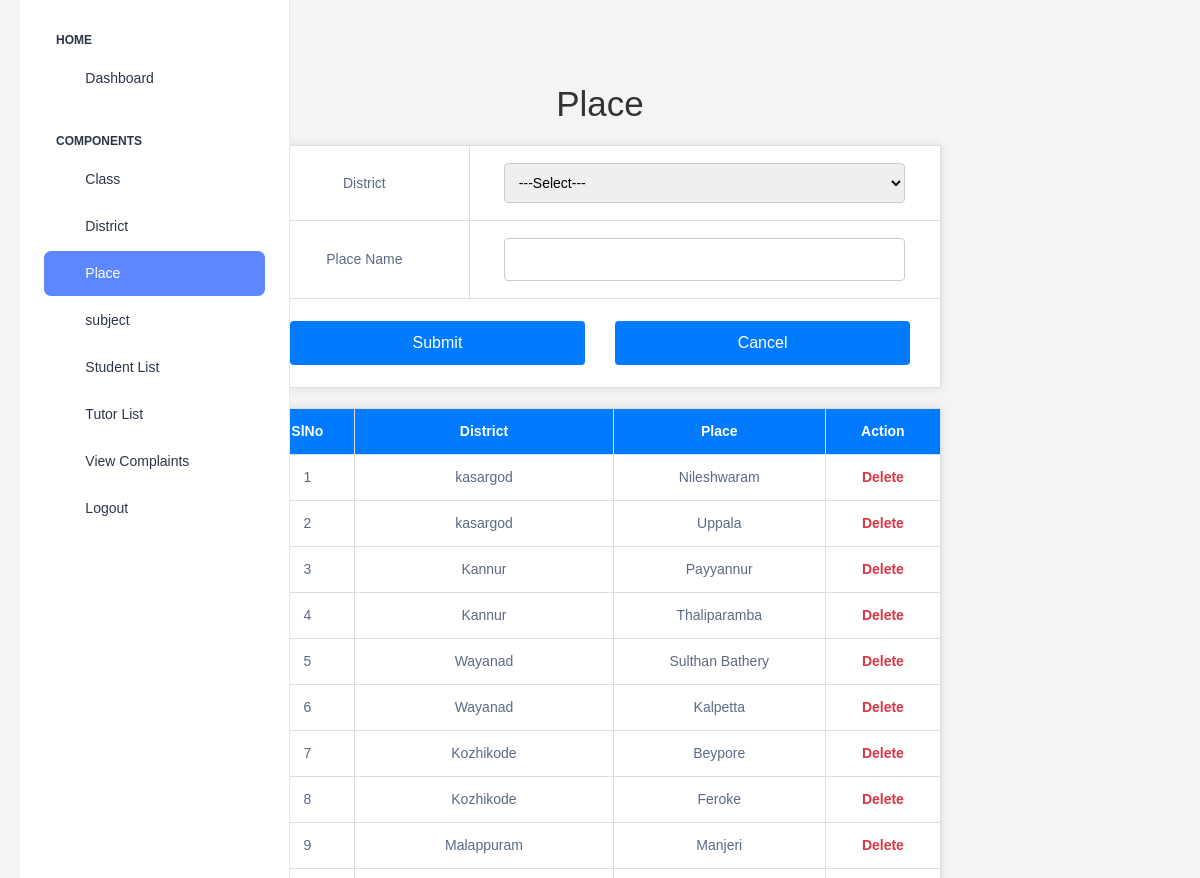
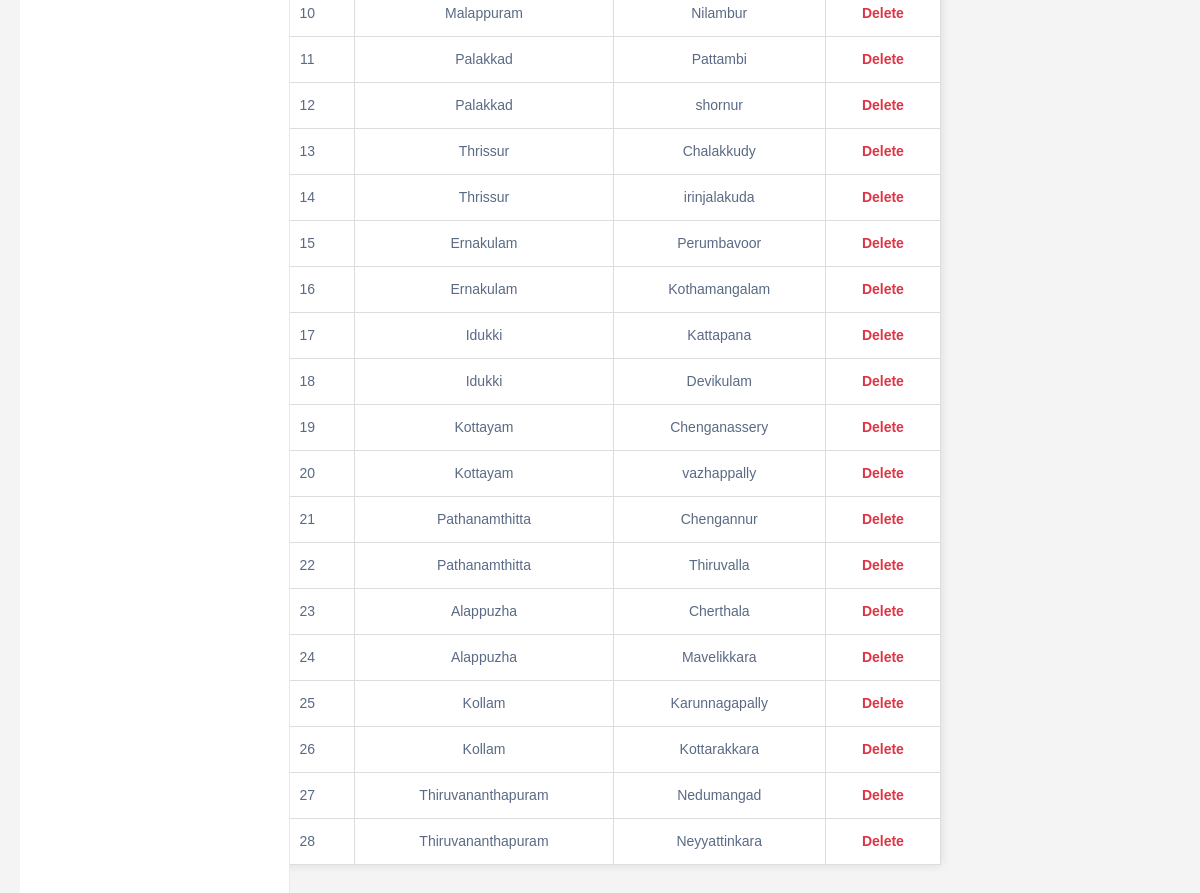
The page /Project/Admin/Place.php on the database its author committed (2 pictures, top to bottom).
### tables this page shows
CREATE TABLE `tbl_place` (
  `place_id` int(11) NOT NULL,
  `place_name` varchar(50) NOT NULL,
  `district_id` int(11) NOT NULL
);

CREATE TABLE `tbl_district` (
  `district_id` int(11) NOT NULL,
  `district_name` varchar(50) NOT NULL
);

### Project/Admin/Place.php (the view, shortened to what this page needs)
<?php
include("../Assets/connection/connection.php");
include("Head.php");
?>
  <!DOCTYPE html>
<html lang="en">
<head>
</head>
<body>
<form id="form" name="form1" method="post" action="">
    <h1>Place</h1>
    <table>
        <tr>
            <td>District</td>
            <td>
                <select name="sel_dis" id="sel_dis" required>
                    <option value="">---Select---</option>
                </select>
            </td>
        </tr>
        <tr>
            <td>Place Name</td>
            <td>
                <input type="text" required name="txtplacename" id="txtplacename">
            </td>
        </tr>
        <tr>
            <td colspan="2" align="center">
                <input type="submit" name="btnsubmit" id="btnsubmit" value="Submit">
                <input type="submit" name="btncancel" id="btncancel" value="Cancel">
            </td>
        </tr>
    </table>
    <table>
        <tr>
            <th>SlNo</th>
            <th>District</th>
            <th>Place</th>
            <th>Action</th>
        </tr>
        <?php
        $i = 0;
        $sel = "SELECT * FROM tbl_place p INNER JOIN tbl_district d ON d.district_id = p.district_id";
        $result = $Conn->query($sel);
        while ($data = $result->fetch_assoc()) {
            $i++;
            ?>
            <tr>
                <td><?php echo $i ?></td>
                <td><?php echo $data["district_name"] ?></td>
                <td><?php echo $data["place_name"] ?></td>
                <td><a href="Place.php?id=<?php echo $data['place_id'] ?>">Delete</a></td>
            </tr>
        <?php } ?>
    </table>
</form>
</body>
</html>
<?php
include("Foot.php");
?>

### Project/Admin/Place.php (style rules this page uses)
body { font-family: Arial, sans-serif; background-color: #f4f4f4; margin: 0; padding: 20px; }
h1 { text-align: center; color: #333; }
table { width: 60%; margin: 20px auto; border-collapse: collapse; background-color: #fff; box-shadow: 0 0 10px rgba(0, 0, 0, 0.1); }
th, td { border: 1px solid #ddd; padding: 12px; text-align: center; }
th { background-color: #007bff; color: white; }
input[type="text"], select { width: 90%; padding: 10px; margin: 5px 0; border: 1px solid #ccc; border-radius: 4px; }
input[type="submit"] { width: 45%; padding: 10px; border: none; border-radius: 4px; background-color: #007bff; color: white; font-size: 16px; cursor: pointer; margin: 10px 2%; }
a { color: #dc3545; font-weight: bold; text-decoration: none; }

### rows shown on the page
tbl_place: district.district_name "kasargod", place_name "Nileshwaram"
tbl_place: district.district_name "kasargod", place_name "Uppala"
tbl_place: district.district_name "Kannur", place_name "Payyannur"
tbl_place: district.district_name "Kannur", place_name "Thaliparamba"
tbl_place: district.district_name "Wayanad", place_name "Sulthan Bathery"
tbl_place: district.district_name "Wayanad", place_name "Kalpetta"
tbl_place: district.district_name "Kozhikode", place_name "Beypore"
tbl_place: district.district_name "Kozhikode", place_name "Feroke"
tbl_place: district.district_name "Malappuram", place_name "Manjeri"
tbl_place: district.district_name "Malappuram", place_name "Nilambur"
tbl_place: district.district_name "Palakkad", place_name "Pattambi"
tbl_place: district.district_name "Palakkad", place_name "shornur"
tbl_place: district.district_name "Thrissur", place_name "Chalakkudy"
tbl_place: district.district_name "Thrissur", place_name "irinjalakuda"
tbl_place: district.district_name "Ernakulam", place_name "Perumbavoor"
tbl_place: district.district_name "Ernakulam", place_name "Kothamangalam"
tbl_place: district.district_name "Idukki", place_name "Kattapana"
tbl_place: district.district_name "Idukki", place_name "Devikulam"
tbl_place: district.district_name "Kottayam", place_name "Chenganassery"
tbl_place: district.district_name "Kottayam", place_name "vazhappally"
tbl_place: district.district_name "Pathanamthitta", place_name "Chengannur"
tbl_place: district.district_name "Pathanamthitta", place_name "Thiruvalla"
tbl_place: district.district_name "Alappuzha", place_name "Cherthala"
tbl_place: district.district_name "Alappuzha", place_name "Mavelikkara"
tbl_place: district.district_name "Kollam", place_name "Karunnagapally"
tbl_place: district.district_name "Kollam", place_name "Kottarakkara"
tbl_place: district.district_name "Thiruvananthapuram", place_name "Nedumangad"
tbl_place: district.district_name "Thiruvananthapuram", place_name "Neyyattinkara"
